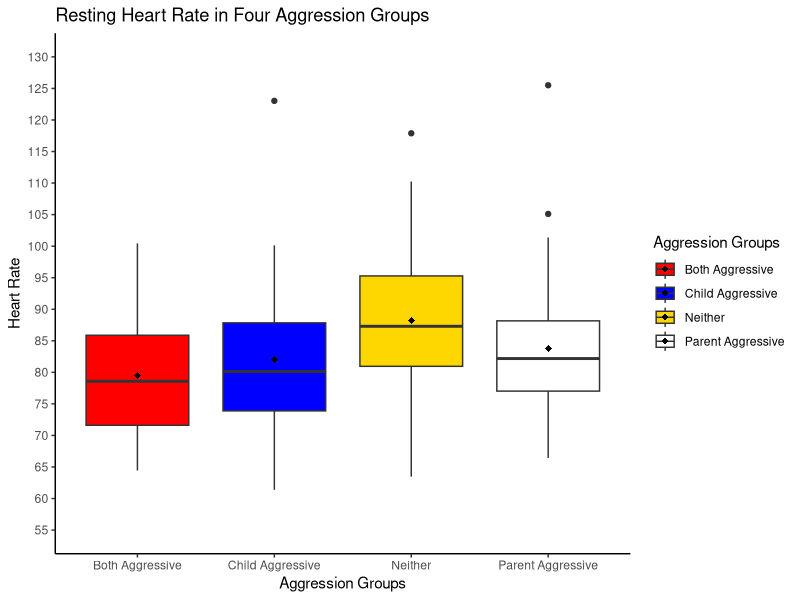
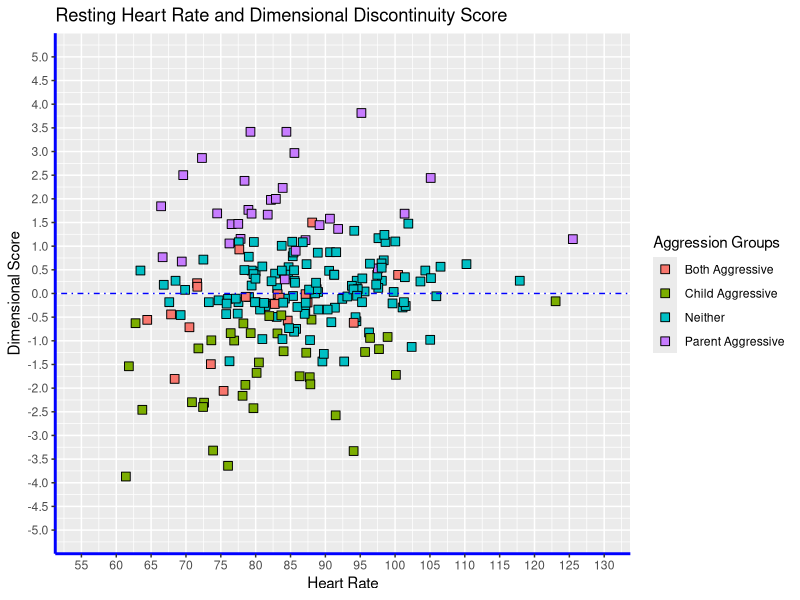
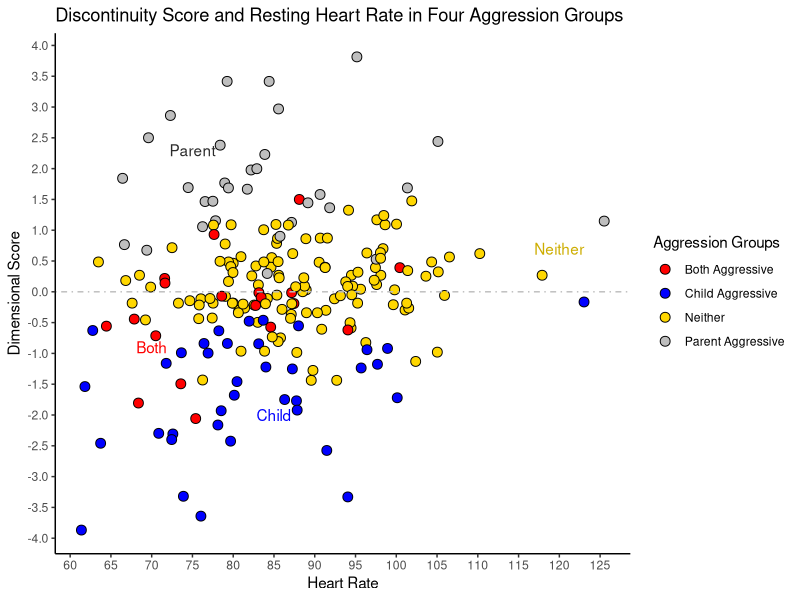
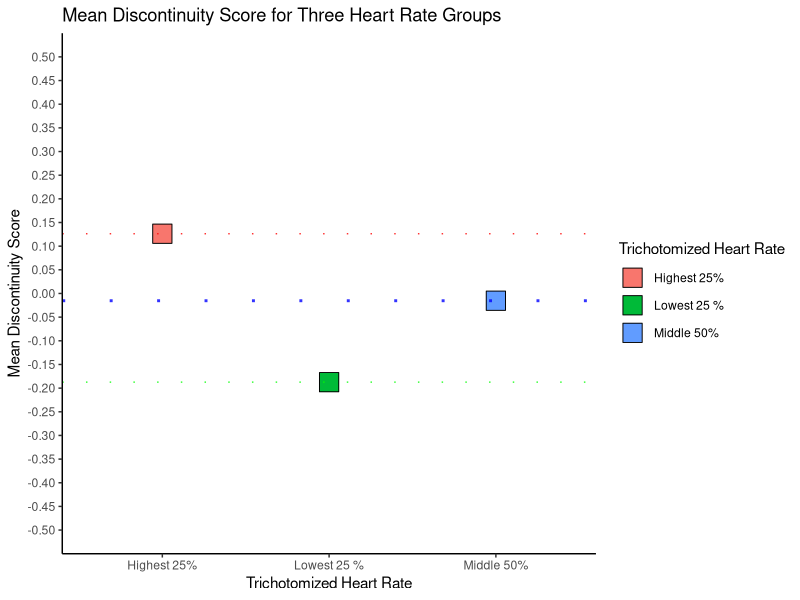
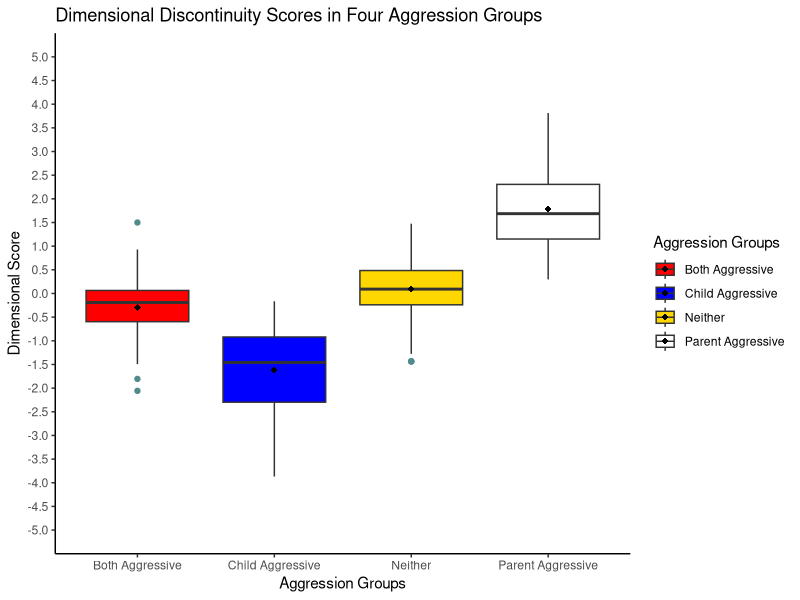
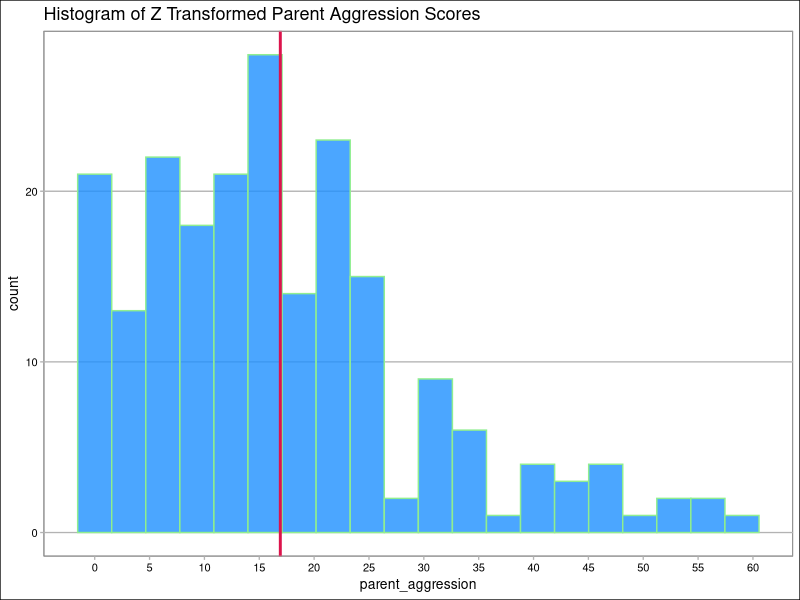
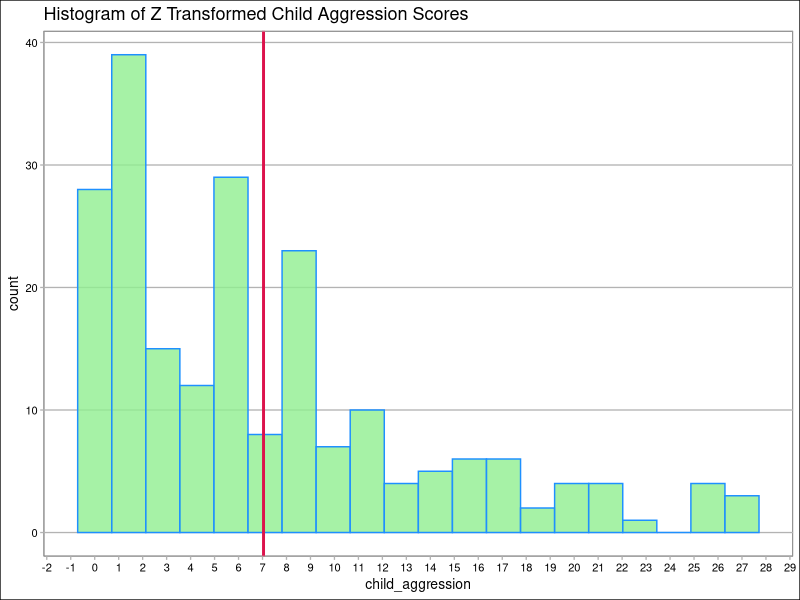

R code for these plots, in order:
## ---- chunk 1

library(tidyverse)
library(dplyr)
library(ggthemes)
library(readxl)





#disco_hw <- read_xlsx("table_mean_diffs.xlsx")


## ---- chunk 2

scores_and_vitals <- read_xlsx("Discontinuity Measures and Z scores.xlsx")



#glimpse(scores_and_vitals)
#view(scores_and_vitals)


## ---- chunk 3

 
drop_na(scores_and_vitals)%>%
ggplot(scores_and_vitals, mapping = aes( `Aggression Groups`, `Heart Rate`, fill= `Aggression Groups`))+
  
  geom_boxplot(outlier.size=1.5)+
  stat_summary(fun = "mean", geom = "point", shape= 18, size = 2)+
   labs(
    xlab="Four Aggression Groups",
    ylab="Resting Heart Rate",
    title = "Resting Heart Rate in Four Aggression Groups")+
  
  scale_y_continuous(limits = c(55, 130),
                     breaks = seq(55, 130, by=5))+
   
   theme( axis.line = element_line(colour = "dodgerblue", 
                      size = 1, linetype = "solid"))+
  scale_fill_manual(values = c("red", "blue", "gold", "white"))+
 theme_classic()
   
   


## ---- chunk 4
drop_na(scores_and_vitals)%>%
ggplot(scores_and_vitals, mapping = aes(`Heart Rate`,`Dimensional Score`, fill= `Aggression Groups`))+
  
  geom_point(shape=22, size=3)+
   labs(
    xlab="Heart Rate for Children",
    ylab="Dimensional Discontinuity Score",
    title = "Resting Heart Rate and Dimensional Discontinuity Score")+
    scale_y_continuous(limits = c(-5, 5),
                     breaks = seq(-5, 5, by=0.5))+
  scale_x_continuous(limits = c(55, 130),
                     breaks = seq(55, 130, by=5))+
   
   theme( axis.line = element_line(colour = "blue", 
                      size = 1, linetype = "solid"))+
    geom_hline(yintercept = 0, linetype = "dotdash", color = "blue") 

#?geom_boxplot

   
## ---- chunk 5

#scores_and_vitals%>%
 # filter(scores_and_vitals$`Dimensional Score` != "NA")%>%
drop_na(scores_and_vitals)%>%
ggplot(scores_and_vitals, mapping = aes(x=`Heart Rate`, y= `Dimensional Score`, fill = `Aggression Groups`))+
  
  geom_point(shape=21, size=3 )+
  #scale_fill_manual(breaks = c("Both Aggressive", "Child Aggressive", "Neither", "Parent"),
  scale_fill_manual(values = c("red", "blue", "gold", "grey"))+
  #geom_rug(sides="l" )+
  


#  scale_fill_manual(values = c("red", "blue", "yellow", "grey"))+
 # geom_smooth(method= lm, se = FALSE)+
  
 
  
  #geom_smooth(linetype= "dotdash")+
  scale_y_continuous(n.breaks = 25)+
  #geom_density2d()+
 # geom_smooth(method = lm, se = FALSE)+
  #scale_y_continuous(limits = c(-5, 5))
    #                 breaks = seq(-5, 5, by=0.5)
   #                  expand = expand_scale(mult = c(0, 0.5))+
  scale_x_continuous(n.breaks= 20)+
  annotate("text", x = 75, y = 2.3, label.size = 0.1,
    color = "gray17", fill="pink", label = "Parent") +
  annotate("text", x = 70, y = -0.9,  label.size = 0.1,
    color = "red", fill="pink", label = "Both")+
  annotate("text", x = 85, y = -2.0, label.size = 0.1,
    color = "blue", fill="pink", label = "Child")+
  annotate("text", x = 120, y = 0.7, label.size = 0.1,
    color = "gold3", fill="pink", label = "Neither")+
  
   labs(
  
    title = "Discontinuity Score and Resting Heart Rate in Four Aggression Groups")+
    #scale_y_continuous(limits = c(-5, 5),
                     #breaks = seq(-5, 5, by=0.5))+
  #scale_x_continuous(limits = c(55, 130),
                     #breaks = seq(55, 130, by=5))+
   
  # theme( axis.line = element_line(colour = "blue", 
   #                   size = 1, linetype = "solid"))+
    geom_hline(yintercept = 0, linetype = "dotdash", color = "gray") +
  theme_classic()
  
   
 


## ---- chunk 6


tri_heart_rate <- read_xlsx("tri_hearts.xlsx")

#glimpse(tri_heart_rate)


ggplot(tri_heart_rate, mapping = aes(`Trichotomized Heart Rate`, `Mean Discontinuity Score`, fill= `Trichotomized Heart Rate`))+
  
  geom_point(shape=22, size=7)+
   
  
  #geom_line()+
 # geom_line(aes(`Standard Deviation`, `Mean Discontinuity Score`))+
  labs(
   
    title = "Mean Discontinuity Score for Three Heart Rate Groups")+
    scale_y_continuous(limits = c(-0.5, 0.5),
                     breaks = seq(-0.5, 0.5, by=0.05))+
  geom_hline(yintercept = -.0153, linetype = "1F", size=1, alpha=0.8,  color = "blue")+
  geom_hline(yintercept = 0.1263, linetype = "1F",  alpha=0.8,color = "red")+
  geom_hline(yintercept = -0.1874, linetype = "1F", alpha=0.8,color = "green")+
    theme_classic() 
   
  
##   color = "green", fill="pink", label = "Child")

#View(tri_heart_rate)

    #tibble(tri_heart_rate)
 
## ---- chunk 7



drop_na(scores_and_vitals)%>%
  
ggplot(scores_and_vitals, mapping = aes( `Aggression Groups`, `Dimensional Score`, fill= `Aggression Groups`))+
  
  geom_boxplot(outlier.size=1.5, outlier.color="darkslategray4")+
  stat_summary(fun = "mean", geom = "point", shape= 18, size=2)+
   labs(
    
    title = "Dimensional Discontinuity Scores in Four Aggression Groups")+
  
  scale_y_continuous(limits = c(-5, 5),
                     breaks = seq(-5, 5, by=0.5))+
   
   #theme( axis.line = element_line(colour = "dodgerblue", 
                      #size = 1, linetype = "solid"))+
  scale_fill_manual(values = c("red", "blue", "gold", "white"))+
 theme_classic()



## ---- chunk 8


summary(scores_and_vitals)

drop_na(scores_and_vitals)%>%
#scores_and_vitals %>%
  summarise(Parent_Aggression_STDEV= sd(parent_aggression),
          Child_Aggression_STDEV = sd(child_aggression)
)

## ---- chunk 9


mean_parents = mean(scores_and_vitals$parent_aggression, na.rm = TRUE)

mean_parents

drop_na(scores_and_vitals)%>%
ggplot(scores_and_vitals, mapping=aes (parent_aggression)) +
    geom_histogram(bins=20, fill="dodgerblue", color="lightgreen", alpha=0.8)+
    
    #geom_vline(aes(xintercept= mean(`Parent Z Score` )))
#ggplot(scores_and_vitals, mapping= aes( `Parent Z Score`))+
  #geom_histogram( position="identity", alpha=0.6, fill= "dodgerblue", color="pink")+
  
  scale_x_continuous(n.breaks = 20)+
  geom_vline(xintercept = mean_parents , color = "#dc134c", size=1)+
  scale_y_continuous(n.breaks = 5)+
  labs(
    title = "Histogram of Z Transformed Parent Aggression Scores",
    ylab = " ",
    xlab = " Z Scores "
  )+
  theme_calc()
 # scale_x_continuous(limits = c(-3.0, 3.0))
  #                   breaks = seq(-3.0, 3.0, by=0.25)
 # scale_x_continuous(limits = c(55, 130),
     #                breaks = seq(55, 130, by=5))+
   #
   #theme( axis.line = element_line(colour = "blue", 
    #                  size = 1, linetype = "solid"))
    #geom_hline(yintercept = 0, linetype = "dotdash", color = "blue") 
   


## ---- chunk 10


mean_child = mean(scores_and_vitals$child_aggression , na.rm = TRUE)

mean_child

drop_na(scores_and_vitals)%>%
  
  ggplot(scores_and_vitals, mapping=aes (child_aggression)) +
    geom_histogram(bins=20, fill="lightgreen", color="dodgerblue", alpha=0.8)+
    
    #geom_vline(aes(xintercept= mean(`Parent Z Score` )))
#ggplot(scores_and_vitals, mapping= aes( `Parent Z Score`))+
  #geom_histogram( position="identity", alpha=0.6, fill= "dodgerblue", color="pink")+
  
  scale_x_continuous(n.breaks = 25)+
  geom_vline(xintercept = mean_child , color = "#dc134c", size=1)+
  scale_y_continuous(n.breaks = 5)+
  labs(
    title = "Histogram of Z Transformed Child Aggression Scores",
    ylab = " ",
    xlab = " Z Scores "
  )+
  theme_calc()

